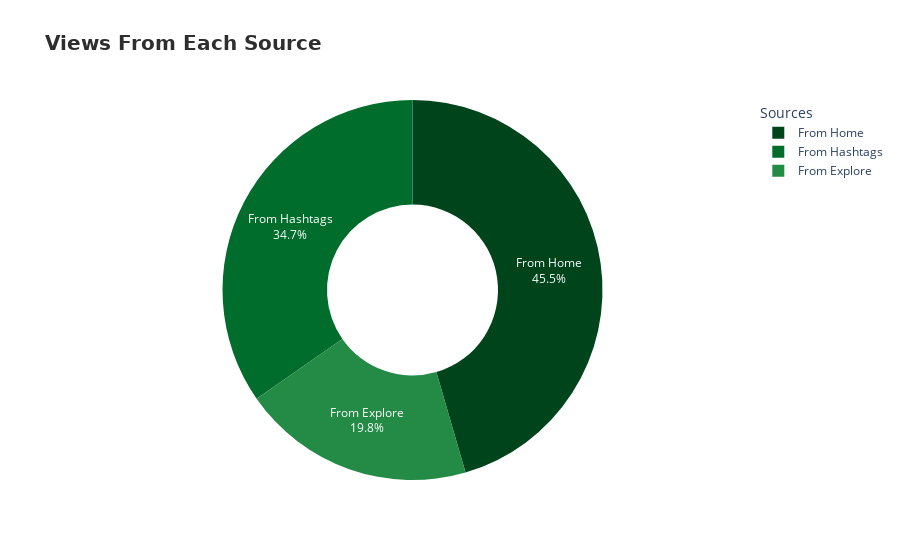

This figure's notebook cell:
### Markdown cell above
3- which source contributes the most to total views

### Code cell
sources_views = profile[['From Home' , 'From Hashtags' , 'From Explore']].sum().reset_index().rename(columns={'index':'Sources',0:'views'} )
fig = px.pie(sources_views,names='Sources',values='views',title='Views From Each Source',hole=0.45,color_discrete_sequence=px.colors.sequential.Greens_r)
fig.update_layout(title_font = {'size': 20,'weight': 'bold','family': 'DejaVu Sans','color': '#2E2E2E' } , legend_title_text = 'Sources')
fig.update_traces(textposition='inside',texttemplate='%{label}<br>%{percent:.1%}',hovertemplate='%{label}<br>Views: %{value:,}<br>%{percent:.1%}<extra></extra>')
fig.show()

### Figure 1 — Plotly figure (JSON) as saved in the notebook; plotly's stock layout.template omitted (floating-point values rounded to 4 significant figures)
{"data": [{"domain": {"x": [0, 1], "y": [0, 1]}, "hole": 0.45, "hovertemplate": "%{label}<br>Views: %{value:,}<br>%{percent:.1%}<extra></extra>", "labels": ["From Home", "From Hashtags", "From Explore"], "legendgroup": "", "name": "", "showlegend": true, "textposition": "inside", "texttemplate": "%{label}<br>%{percent:.1%}", "type": "pie", "values": [294619, 224614, 128294]}], "layout": {"legend": {"title": {"text": "Sources"}, "tracegroupgap": 0}, "piecolorway": ["rgb(0,68,27)", "rgb(0,109,44)", "rgb(35,139,69)", "rgb(65,171,93)", "rgb(116,196,118)", "rgb(161,217,155)", "rgb(199,233,192)", "rgb(229,245,224)", "rgb(247,252,245)"], "title": {"font": {"color": "#2E2E2E", "family": "DejaVu Sans", "size": 20, "weight": "bold"}, "text": "Views From Each Source"}}}
